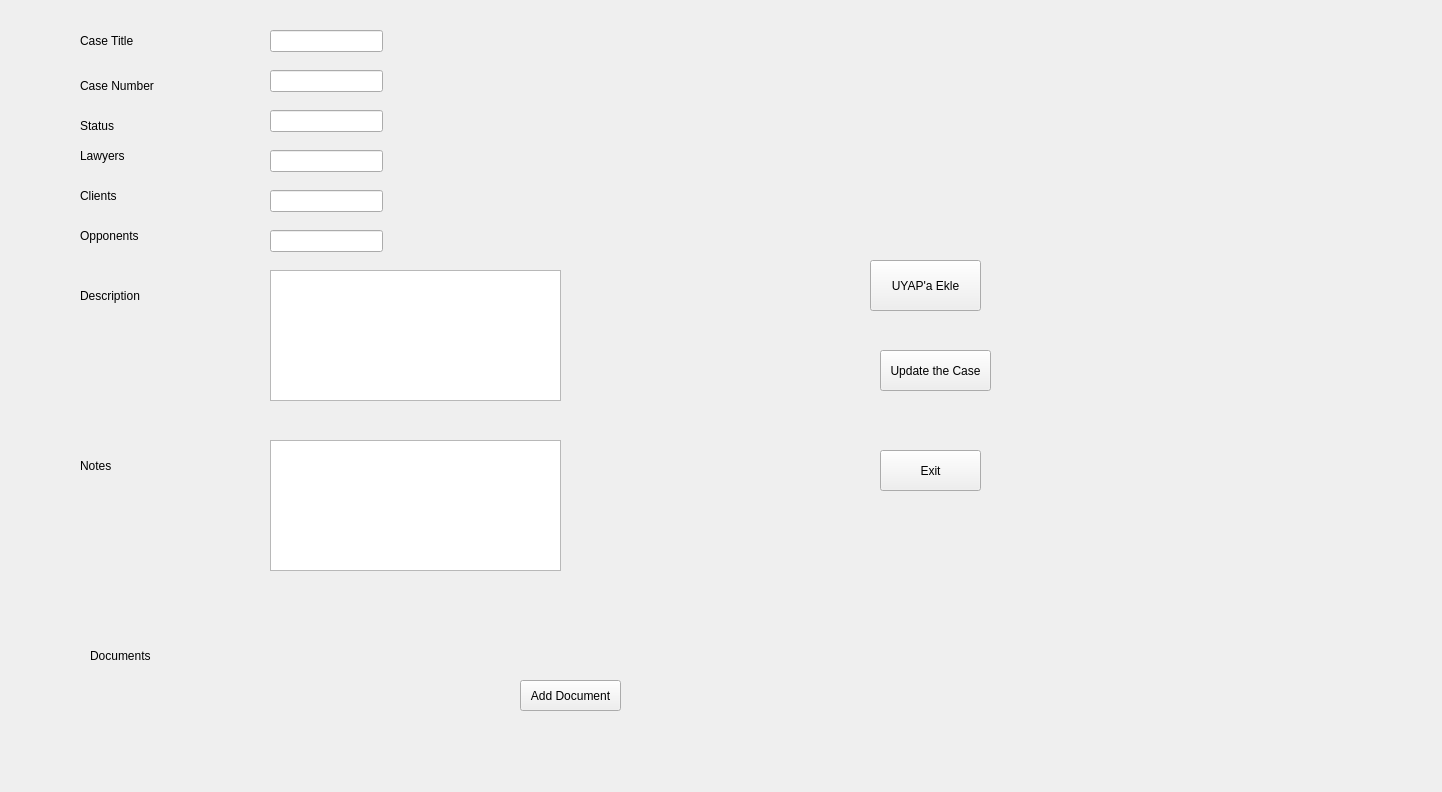
<?xml version="1.0" encoding="UTF-8"?>
<ui version="4.0">
 <class>FormSingleCase</class>
 <widget class="QWidget" name="FormSingleCase">
  <property name="geometry">
   <rect>
    <x>0</x>
    <y>0</y>
    <width>1442</width>
    <height>792</height>
   </rect>
  </property>
  <property name="windowTitle">
   <string>Form</string>
  </property>
  <widget class="QTextEdit" name="textDescription">
   <property name="geometry">
    <rect>
     <x>270</x>
     <y>270</y>
     <width>291</width>
     <height>131</height>
    </rect>
   </property>
  </widget>
  <widget class="QLineEdit" name="lineTitle">
   <property name="geometry">
    <rect>
     <x>270</x>
     <y>30</y>
     <width>113</width>
     <height>22</height>
    </rect>
   </property>
  </widget>
  <widget class="QLabel" name="label">
   <property name="geometry">
    <rect>
     <x>80</x>
     <y>30</y>
     <width>71</width>
     <height>21</height>
    </rect>
   </property>
   <property name="text">
    <string>Case Title</string>
   </property>
  </widget>
  <widget class="QLabel" name="label_2">
   <property name="geometry">
    <rect>
     <x>80</x>
     <y>70</y>
     <width>101</width>
     <height>31</height>
    </rect>
   </property>
   <property name="text">
    <string>Case Number</string>
   </property>
  </widget>
  <widget class="QLabel" name="label_3">
   <property name="geometry">
    <rect>
     <x>80</x>
     <y>110</y>
     <width>101</width>
     <height>31</height>
    </rect>
   </property>
   <property name="text">
    <string>Status</string>
   </property>
  </widget>
  <widget class="QLabel" name="label_4">
   <property name="geometry">
    <rect>
     <x>80</x>
     <y>280</y>
     <width>101</width>
     <height>31</height>
    </rect>
   </property>
   <property name="text">
    <string>Description</string>
   </property>
  </widget>
  <widget class="QLabel" name="label_5">
   <property name="geometry">
    <rect>
     <x>80</x>
     <y>140</y>
     <width>101</width>
     <height>31</height>
    </rect>
   </property>
   <property name="text">
    <string>Lawyers</string>
   </property>
  </widget>
  <widget class="QLabel" name="label_6">
   <property name="geometry">
    <rect>
     <x>80</x>
     <y>180</y>
     <width>101</width>
     <height>31</height>
    </rect>
   </property>
   <property name="text">
    <string>Clients</string>
   </property>
  </widget>
  <widget class="QLabel" name="label_7">
   <property name="geometry">
    <rect>
     <x>80</x>
     <y>220</y>
     <width>101</width>
     <height>31</height>
    </rect>
   </property>
   <property name="text">
    <string>Opponents</string>
   </property>
  </widget>
  <widget class="QLabel" name="label_8">
   <property name="geometry">
    <rect>
     <x>80</x>
     <y>450</y>
     <width>101</width>
     <height>31</height>
    </rect>
   </property>
   <property name="text">
    <string>Notes</string>
   </property>
  </widget>
  <widget class="QLabel" name="label_9">
   <property name="geometry">
    <rect>
     <x>90</x>
     <y>640</y>
     <width>101</width>
     <height>31</height>
    </rect>
   </property>
   <property name="text">
    <string>Documents</string>
   </property>
  </widget>
  <widget class="QLineEdit" name="lineNumber">
   <property name="geometry">
    <rect>
     <x>270</x>
     <y>70</y>
     <width>113</width>
     <height>22</height>
    </rect>
   </property>
  </widget>
  <widget class="QLineEdit" name="lineStatus">
   <property name="geometry">
    <rect>
     <x>270</x>
     <y>110</y>
     <width>113</width>
     <height>22</height>
    </rect>
   </property>
  </widget>
  <widget class="QLineEdit" name="lineLawyers">
   <property name="geometry">
    <rect>
     <x>270</x>
     <y>150</y>
     <width>113</width>
     <height>22</height>
    </rect>
   </property>
  </widget>
  <widget class="QLineEdit" name="lineClients">
   <property name="geometry">
    <rect>
     <x>270</x>
     <y>190</y>
     <width>113</width>
     <height>22</height>
    </rect>
   </property>
  </widget>
  <widget class="QLineEdit" name="lineOpponents">
   <property name="geometry">
    <rect>
     <x>270</x>
     <y>230</y>
     <width>113</width>
     <height>22</height>
    </rect>
   </property>
  </widget>
  <widget class="QPushButton" name="btnExit">
   <property name="geometry">
    <rect>
     <x>880</x>
     <y>450</y>
     <width>101</width>
     <height>41</height>
    </rect>
   </property>
   <property name="text">
    <string>Exit</string>
   </property>
  </widget>
  <widget class="QPushButton" name="btnUpdate">
   <property name="geometry">
    <rect>
     <x>880</x>
     <y>350</y>
     <width>111</width>
     <height>41</height>
    </rect>
   </property>
   <property name="text">
    <string>Update the Case</string>
   </property>
  </widget>
  <widget class="QLabel" name="labelDocument1">
   <property name="geometry">
    <rect>
     <x>260</x>
     <y>620</y>
     <width>101</width>
     <height>101</height>
    </rect>
   </property>
   <property name="text">
    <string/>
   </property>
   <property name="pixmap">
    <pixmap>../PDF_file_icon.svg.png</pixmap>
   </property>
   <property name="scaledContents">
    <bool>true</bool>
   </property>
  </widget>
  <widget class="QPushButton" name="btnAdd">
   <property name="geometry">
    <rect>
     <x>520</x>
     <y>680</y>
     <width>101</width>
     <height>31</height>
    </rect>
   </property>
   <property name="text">
    <string>Add Document</string>
   </property>
  </widget>
  <widget class="QTextEdit" name="textNote">
   <property name="geometry">
    <rect>
     <x>270</x>
     <y>440</y>
     <width>291</width>
     <height>131</height>
    </rect>
   </property>
  </widget>
  <widget class="QPushButton" name="pushButton">
   <property name="geometry">
    <rect>
     <x>870</x>
     <y>260</y>
     <width>111</width>
     <height>51</height>
    </rect>
   </property>
   <property name="text">
    <string>UYAP'a Ekle</string>
   </property>
  </widget>
 </widget>
 <resources/>
 <connections/>
</ui>
